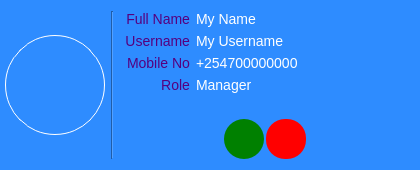
<?xml version="1.0" encoding="UTF-8"?>
<ui version="4.0">
 <class>UserForm</class>
 <widget class="QWidget" name="UserForm">
  <property name="geometry">
   <rect>
    <x>0</x>
    <y>0</y>
    <width>420</width>
    <height>170</height>
   </rect>
  </property>
  <property name="minimumSize">
   <size>
    <width>420</width>
    <height>170</height>
   </size>
  </property>
  <property name="maximumSize">
   <size>
    <width>420</width>
    <height>170</height>
   </size>
  </property>
  <property name="windowTitle">
   <string>User Form</string>
  </property>
  <property name="styleSheet">
   <string notr="true">*{
background-color:#2e8cff;
color:white;
font:14px;
padding:0px;
}
QPushButton#userPicture{
border:1px solid white;
border-radius:50px;
}
QPushButton#userPicture:hover{
border:2px solid white;
}
QPushButton#deleteUserBtn{
background-color:red;
border-radius:19px;

}
QPushButton#editUserBtn{
border-radius:20px;

background-color:green;
}
QPushButton#deleteUserBtn:hover{
border:2px solid white;
}
QPushButton#editUserBtn:hover{
border:2px solid white;
}
</string>
  </property>
  <layout class="QHBoxLayout" name="horizontalLayout_2">
   <property name="leftMargin">
    <number>5</number>
   </property>
   <item>
    <widget class="QPushButton" name="userPicture">
     <property name="sizePolicy">
      <sizepolicy hsizetype="Fixed" vsizetype="Fixed">
       <horstretch>0</horstretch>
       <verstretch>0</verstretch>
      </sizepolicy>
     </property>
     <property name="minimumSize">
      <size>
       <width>100</width>
       <height>100</height>
      </size>
     </property>
     <property name="text">
      <string/>
     </property>
    </widget>
   </item>
   <item>
    <widget class="Line" name="line">
     <property name="orientation">
      <enum>Qt::Vertical</enum>
     </property>
    </widget>
   </item>
   <item>
    <layout class="QVBoxLayout" name="verticalLayout">
     <item>
      <layout class="QFormLayout" name="formLayout">
       <item row="0" column="0">
        <widget class="QLabel" name="label">
         <property name="minimumSize">
          <size>
           <width>70</width>
           <height>0</height>
          </size>
         </property>
         <property name="styleSheet">
          <string notr="true">color: rgb(85, 0, 127);</string>
         </property>
         <property name="text">
          <string>Full Name</string>
         </property>
         <property name="alignment">
          <set>Qt::AlignRight|Qt::AlignTrailing|Qt::AlignVCenter</set>
         </property>
        </widget>
       </item>
       <item row="0" column="1">
        <widget class="QLabel" name="fullNameLabel">
         <property name="text">
          <string>My Name</string>
         </property>
        </widget>
       </item>
       <item row="1" column="0">
        <widget class="QLabel" name="label_4">
         <property name="minimumSize">
          <size>
           <width>70</width>
           <height>0</height>
          </size>
         </property>
         <property name="styleSheet">
          <string notr="true">color: rgb(85, 0, 127);</string>
         </property>
         <property name="text">
          <string>Username</string>
         </property>
         <property name="alignment">
          <set>Qt::AlignRight|Qt::AlignTrailing|Qt::AlignVCenter</set>
         </property>
        </widget>
       </item>
       <item row="1" column="1">
        <widget class="QLabel" name="usernameLabel">
         <property name="text">
          <string>My Username</string>
         </property>
        </widget>
       </item>
       <item row="2" column="0">
        <widget class="QLabel" name="label_2">
         <property name="minimumSize">
          <size>
           <width>70</width>
           <height>0</height>
          </size>
         </property>
         <property name="styleSheet">
          <string notr="true">color: rgb(85, 0, 127);</string>
         </property>
         <property name="text">
          <string>Mobile No</string>
         </property>
         <property name="alignment">
          <set>Qt::AlignRight|Qt::AlignTrailing|Qt::AlignVCenter</set>
         </property>
        </widget>
       </item>
       <item row="2" column="1">
        <widget class="QLabel" name="mobileNoLabel">
         <property name="text">
          <string>+254700000000</string>
         </property>
        </widget>
       </item>
       <item row="3" column="0">
        <widget class="QLabel" name="label_3">
         <property name="minimumSize">
          <size>
           <width>70</width>
           <height>0</height>
          </size>
         </property>
         <property name="styleSheet">
          <string notr="true">color: rgb(85, 0, 127);</string>
         </property>
         <property name="text">
          <string>Role</string>
         </property>
         <property name="alignment">
          <set>Qt::AlignRight|Qt::AlignTrailing|Qt::AlignVCenter</set>
         </property>
        </widget>
       </item>
       <item row="3" column="1">
        <widget class="QLabel" name="roleLabel">
         <property name="text">
          <string>Manager</string>
         </property>
        </widget>
       </item>
      </layout>
     </item>
     <item>
      <layout class="QHBoxLayout" name="horizontalLayout">
       <property name="spacing">
        <number>2</number>
       </property>
       <item>
        <spacer name="horizontalSpacer">
         <property name="orientation">
          <enum>Qt::Horizontal</enum>
         </property>
         <property name="sizeHint" stdset="0">
          <size>
           <width>40</width>
           <height>20</height>
          </size>
         </property>
        </spacer>
       </item>
       <item>
        <widget class="QPushButton" name="editUserBtn">
         <property name="minimumSize">
          <size>
           <width>40</width>
           <height>40</height>
          </size>
         </property>
         <property name="text">
          <string/>
         </property>
         <property name="iconSize">
          <size>
           <width>35</width>
           <height>35</height>
          </size>
         </property>
        </widget>
       </item>
       <item>
        <widget class="QPushButton" name="deleteUserBtn">
         <property name="minimumSize">
          <size>
           <width>40</width>
           <height>40</height>
          </size>
         </property>
         <property name="text">
          <string/>
         </property>
         <property name="iconSize">
          <size>
           <width>35</width>
           <height>35</height>
          </size>
         </property>
        </widget>
       </item>
       <item>
        <spacer name="horizontalSpacer_2">
         <property name="orientation">
          <enum>Qt::Horizontal</enum>
         </property>
         <property name="sizeHint" stdset="0">
          <size>
           <width>40</width>
           <height>20</height>
          </size>
         </property>
        </spacer>
       </item>
      </layout>
     </item>
    </layout>
   </item>
  </layout>
 </widget>
 <resources/>
 <connections/>
</ui>
